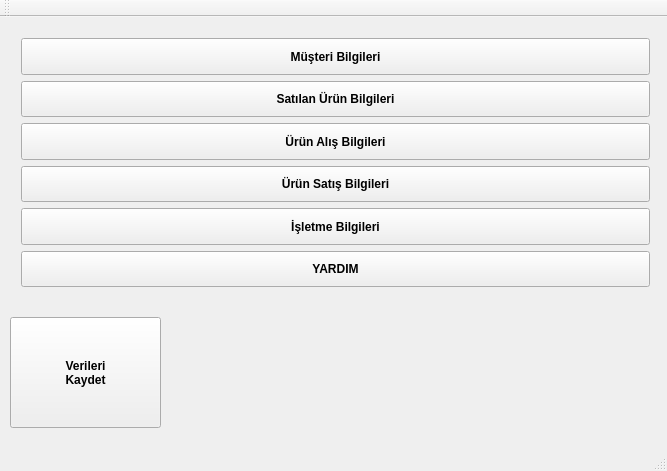
<?xml version="1.0" encoding="UTF-8"?>
<ui version="4.0">
 <class>MainWindow</class>
 <widget class="QMainWindow" name="MainWindow">
  <property name="geometry">
   <rect>
    <x>0</x>
    <y>0</y>
    <width>667</width>
    <height>471</height>
   </rect>
  </property>
  <property name="minimumSize">
   <size>
    <width>667</width>
    <height>471</height>
   </size>
  </property>
  <property name="maximumSize">
   <size>
    <width>667</width>
    <height>471</height>
   </size>
  </property>
  <property name="windowTitle">
   <string>LizardGate İşyeri Otomasyonu</string>
  </property>
  <property name="windowIcon">
   <iconset resource="images.qrc">
    <normaloff>:/icons/win_icon.png</normaloff>:/icons/win_icon.png</iconset>
  </property>
  <property name="styleSheet">
   <string notr="true">background-image: url(:/icons/lizard_main_icon.png);</string>
  </property>
  <widget class="QWidget" name="centralWidget">
   <widget class="QWidget" name="layoutWidget">
    <property name="geometry">
     <rect>
      <x>10</x>
      <y>10</y>
      <width>651</width>
      <height>271</height>
     </rect>
    </property>
    <layout class="QVBoxLayout" name="verticalLayout">
     <item>
      <widget class="QPushButton" name="pushButton_4">
       <property name="minimumSize">
        <size>
         <width>1</width>
         <height>20</height>
        </size>
       </property>
       <property name="maximumSize">
        <size>
         <width>650</width>
         <height>60</height>
        </size>
       </property>
       <property name="font">
        <font>
         <weight>75</weight>
         <bold>true</bold>
        </font>
       </property>
       <property name="text">
        <string>Müşteri Bilgileri</string>
       </property>
       <property name="icon">
        <iconset resource="images.qrc">
         <normaloff>:/icons/musteri_icon.png</normaloff>:/icons/musteri_icon.png</iconset>
       </property>
       <property name="iconSize">
        <size>
         <width>32</width>
         <height>32</height>
        </size>
       </property>
      </widget>
     </item>
     <item>
      <widget class="QPushButton" name="pushButton_3">
       <property name="minimumSize">
        <size>
         <width>1</width>
         <height>20</height>
        </size>
       </property>
       <property name="maximumSize">
        <size>
         <width>650</width>
         <height>60</height>
        </size>
       </property>
       <property name="font">
        <font>
         <weight>75</weight>
         <bold>true</bold>
        </font>
       </property>
       <property name="layoutDirection">
        <enum>Qt::LeftToRight</enum>
       </property>
       <property name="autoFillBackground">
        <bool>false</bool>
       </property>
       <property name="text">
        <string>Satılan Ürün Bilgileri</string>
       </property>
       <property name="icon">
        <iconset resource="images.qrc">
         <normaloff>:/icons/kasa_icon.png</normaloff>:/icons/kasa_icon.png</iconset>
       </property>
       <property name="iconSize">
        <size>
         <width>32</width>
         <height>32</height>
        </size>
       </property>
      </widget>
     </item>
     <item>
      <widget class="QPushButton" name="pushButton">
       <property name="minimumSize">
        <size>
         <width>1</width>
         <height>20</height>
        </size>
       </property>
       <property name="maximumSize">
        <size>
         <width>650</width>
         <height>60</height>
        </size>
       </property>
       <property name="font">
        <font>
         <weight>75</weight>
         <bold>true</bold>
        </font>
       </property>
       <property name="contextMenuPolicy">
        <enum>Qt::DefaultContextMenu</enum>
       </property>
       <property name="text">
        <string>Ürün Alış Bilgileri</string>
       </property>
       <property name="icon">
        <iconset resource="images.qrc">
         <normaloff>:/icons/buy_icon.png</normaloff>:/icons/buy_icon.png</iconset>
       </property>
       <property name="iconSize">
        <size>
         <width>32</width>
         <height>32</height>
        </size>
       </property>
       <property name="autoRepeat">
        <bool>false</bool>
       </property>
       <property name="autoExclusive">
        <bool>false</bool>
       </property>
       <property name="default">
        <bool>false</bool>
       </property>
      </widget>
     </item>
     <item>
      <widget class="QPushButton" name="pushButton_2">
       <property name="minimumSize">
        <size>
         <width>1</width>
         <height>20</height>
        </size>
       </property>
       <property name="maximumSize">
        <size>
         <width>650</width>
         <height>60</height>
        </size>
       </property>
       <property name="font">
        <font>
         <weight>75</weight>
         <bold>true</bold>
        </font>
       </property>
       <property name="layoutDirection">
        <enum>Qt::LeftToRight</enum>
       </property>
       <property name="autoFillBackground">
        <bool>false</bool>
       </property>
       <property name="text">
        <string>Ürün Satış Bilgileri</string>
       </property>
       <property name="icon">
        <iconset resource="images.qrc">
         <normaloff>:/icons/sell_icon.png</normaloff>:/icons/sell_icon.png</iconset>
       </property>
       <property name="iconSize">
        <size>
         <width>32</width>
         <height>32</height>
        </size>
       </property>
      </widget>
     </item>
     <item>
      <widget class="QPushButton" name="pushButton_5">
       <property name="minimumSize">
        <size>
         <width>1</width>
         <height>20</height>
        </size>
       </property>
       <property name="maximumSize">
        <size>
         <width>650</width>
         <height>60</height>
        </size>
       </property>
       <property name="font">
        <font>
         <weight>75</weight>
         <bold>true</bold>
        </font>
       </property>
       <property name="text">
        <string>İşletme Bilgileri</string>
       </property>
       <property name="icon">
        <iconset resource="images.qrc">
         <normaloff>:/icons/isyeri_icon.png</normaloff>:/icons/isyeri_icon.png</iconset>
       </property>
       <property name="iconSize">
        <size>
         <width>32</width>
         <height>32</height>
        </size>
       </property>
      </widget>
     </item>
     <item>
      <widget class="QPushButton" name="pushButton_6">
       <property name="enabled">
        <bool>true</bool>
       </property>
       <property name="minimumSize">
        <size>
         <width>1</width>
         <height>20</height>
        </size>
       </property>
       <property name="maximumSize">
        <size>
         <width>650</width>
         <height>60</height>
        </size>
       </property>
       <property name="font">
        <font>
         <weight>75</weight>
         <bold>true</bold>
        </font>
       </property>
       <property name="text">
        <string>YARDIM</string>
       </property>
       <property name="icon">
        <iconset resource="images.qrc">
         <normaloff>:/icons/help_icon.png</normaloff>:/icons/help_icon.png</iconset>
       </property>
       <property name="iconSize">
        <size>
         <width>32</width>
         <height>32</height>
        </size>
       </property>
      </widget>
     </item>
    </layout>
   </widget>
   <widget class="QPushButton" name="pushButton_7">
    <property name="geometry">
     <rect>
      <x>10</x>
      <y>300</y>
      <width>151</width>
      <height>111</height>
     </rect>
    </property>
    <property name="font">
     <font>
      <weight>75</weight>
      <bold>true</bold>
     </font>
    </property>
    <property name="text">
     <string>Verileri 
Kaydet</string>
    </property>
    <property name="icon">
     <iconset resource="images.qrc">
      <normaloff>:/icons/kayit_icon.png</normaloff>:/icons/kayit_icon.png</iconset>
    </property>
    <property name="iconSize">
     <size>
      <width>32</width>
      <height>32</height>
     </size>
    </property>
   </widget>
  </widget>
  <widget class="QMenuBar" name="menuBar">
   <property name="geometry">
    <rect>
     <x>0</x>
     <y>0</y>
     <width>667</width>
     <height>21</height>
    </rect>
   </property>
  </widget>
  <widget class="QToolBar" name="mainToolBar">
   <attribute name="toolBarArea">
    <enum>TopToolBarArea</enum>
   </attribute>
   <attribute name="toolBarBreak">
    <bool>false</bool>
   </attribute>
  </widget>
  <widget class="QStatusBar" name="statusBar"/>
 </widget>
 <layoutdefault spacing="6" margin="11"/>
 <resources>
  <include location="images.qrc"/>
 </resources>
 <connections/>
</ui>
